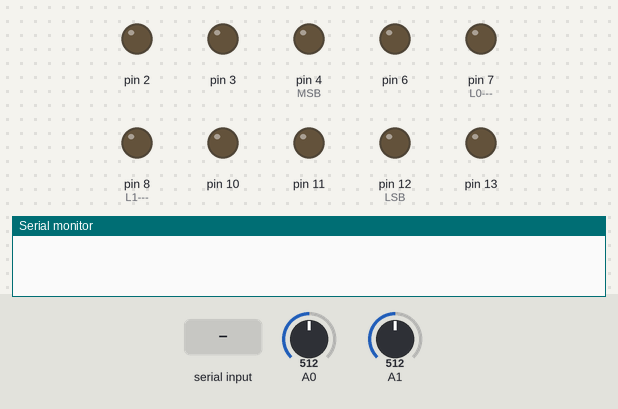
A sketch run on a simulated Arduino Uno, built with avr-gcc and run on an emulated ATmega328P. On the bench: output pins drawn as LEDs (lit = HIGH), the last lines printed to the serial monitor. The test bench sets the inputs (shaded band); at power-on: A1 = 512, A0 = 512. Pins used as bus, display or sensor lines are not drawn.

Above: at 1.2 s.
1.3 s: "VOUT2 \n" received over Serial
At 2.4 s:
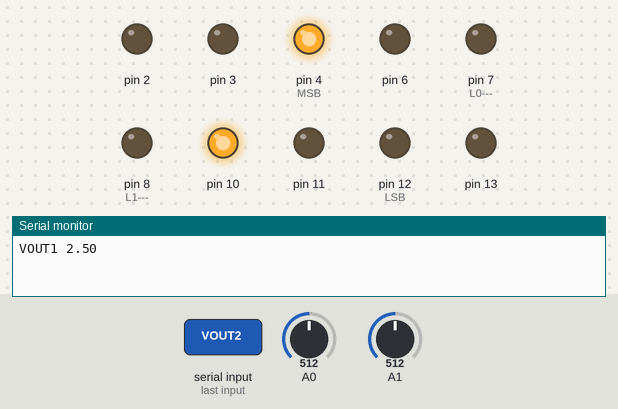
At 3.2 s:
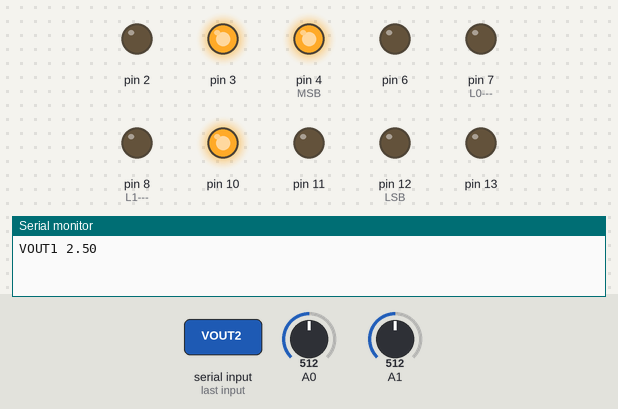
4.3 s: A1 set to 527
At 7.5 s:
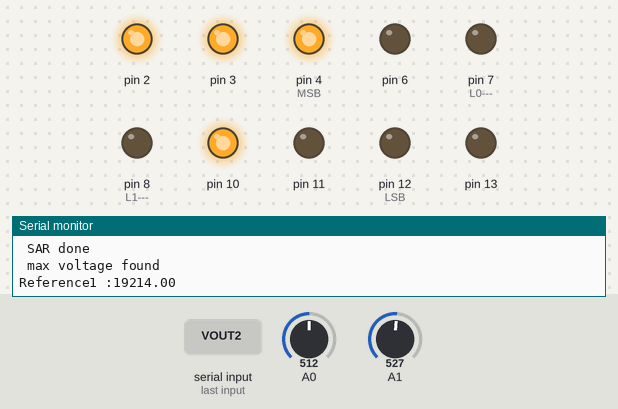
Timing chart, 0 to 9.0 s (numbered marks = the images above; inputs shaded):
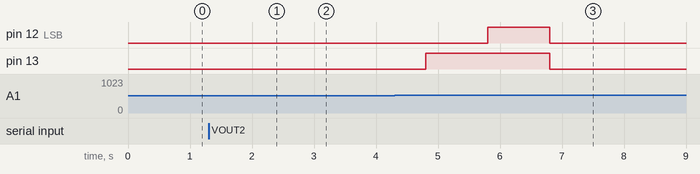

The sketch:

sar_new_pcb.ino
```cpp
//10 samples
//1 sensor
//with serial input

#include <TimerOne.h>
#include <PinChangeInterrupt.h>
#define NOP __asm__ __volatile__("nop\n\t");

float data1=0,data2=0;
float Vin= 5;
float vout1=0;
const byte rise_Pin = 9;

float Rsen1_arr[10]= {};
float Rsen2_arr[10]= {};
float Rsen3_arr[10]= {};
float Rref_arr[5] = {12000.0, 5621.0, 1493.00, 550.0, 199.7};

float Rref=0,temp1=0,temp2=0;
float Rref1=0;
float Rref2=0;
float Rref3=0;

int d[]={0,0,0,0,0}, pin_select[5]={};
int store_mat[5][5]={};
int ref1_pins[5] = {};
int ref2_pins[5] = {};
int ref3_pins[5] = {};

float vout1_ramp[10]={};
float vout2_ramp[10]={};

bool flag = true;
int check_bit=0,counter=0,ch=0,num=0;
int i=0;
const int a=2.25;
float T=1E-6;

void setup()
{
 //sensor pins
  pinMode(6,OUTPUT);
  pinMode(10,OUTPUT);
  pinMode(11,OUTPUT);
  //switch pins
  pinMode(2,OUTPUT);
  pinMode(3,OUTPUT);
  pinMode(4,OUTPUT);  //MSB
  pinMode(12,OUTPUT); //LSB
  pinMode(13,OUTPUT);
  //SnH pins
  pinMode(7,OUTPUT);    //L0--->ADC1-->A0
  pinMode(8,OUTPUT);    //L1--->ADC2-->A1
  //clock pins
  pinMode(9,OUTPUT);    //CLK
  pinMode(5,OUTPUT);    //CLKB

  pinMode(rise_Pin,LOW);

  //analogReference(EXTERNAL);
  Serial.begin(9600);


}

void(* resetFunc) (void) = 0; //declare reset function @ address 0

void loop()
{
  if(Serial.available())
  {
    while(flag==true)
    {
      digitalWrite(9,LOW);    //CLK
      digitalWrite(5,LOW);    //CLKB

      digitalWrite(7,LOW);   //sample the value for adc1
      digitalWrite(8,LOW);   //sample the value for adc2
      delay(500);

      data1 = analogRead(A0);

      vout1 = (data1*Vin)/1023.0;
      Serial.print("VOUT1 ");
      Serial.println(vout1);

      //First Sensor selection
      digitalWrite(11,LOW);
      digitalWrite(10,HIGH);
      digitalWrite(6,LOW);      //LSB for MC

      ch=0;
      Rref1 = reference_calculation(ch);
      Serial.print("Reference1 :");
      Serial.println(Rref1);

      pinset(ref1_pins);
      temp1= temp2-vout1;
      //float Rsen = Rref1*(vout1/temp1);
      //Serial.println(Rsen);
      delay(2000);
      Serial.println("Timer started");


      Timer1.initialize(55000);    //10Hz
      Timer1.attachInterrupt(timer_isr);
      flag = false;
    }

    if(check_bit==1)
    {
      int number=0;
      double sum=0;
      float cor = a*T*Rref1;
    for(int k=0;k<5;k++)
    {
      Serial.print(ref1_pins[k]);
    }
     // Timer1.detachInterrupt();
      delay(1000);
    //  Serial.println("Timer stopped");
      for(int i=0;i<10;i++)
      Serial.println(vout1_ramp[i]);
//      Serial.println("A1");
//      for(int i=0;i<10;i++)
//      Serial.println(vout2_ramp[i]);
      for(int a=0;a<10;a++)
      {
        if(vout1_ramp[a]>0.4)
        {
          Rsen1_arr[number]= Rref1*((vout1_ramp[a]-cor)/(vout2_ramp[a]-vout1_ramp[a]));
          sum+=Rsen1_arr[number];
          number++;
        }
        //Serial.println(sum);
      }
      float avg = sum/number;
      Serial.print("sensor value= ");
      Serial.println(avg);
      check_bit=0;
      //Timer1.restart();
      Serial.println(" RESET done");
    delay(1000);
    resetFunc();
    Serial.println(" Never should be printed");
    }


  }
}

float reference_calculation(int ch)
{
  float vout2=0;
  float vol_array[5]={};
  int count=0;
  int j=0;

  for(int i=0; i<5; i++)
  {
    d[i]=1;
    pinset(d);
//    for(int k=0;k<5;k++)
//    {
//      Serial.print(d[k]);
//    }
//    Serial.print(" R=");
//    float temp_res= res_calc(d);
//    Serial.println(temp_res);
    delay(1000);
    digitalWrite(8,LOW);   //sample the value for adc2
    data2 = analogRead(A1);

    vout2 = (data2*Vin)/1023.0;
//    Serial.print("VOUT2 ");
//    Serial.println(vout2);

      if(vout2>4.4)
      {
        d[i]=0;
        pinset(d);
      }
      else
      {
        vol_array[j]=vout2;
        store_array(d,count);
        count++;
        j++;
      }
  }
  Serial.println(" SAR done");

  //find best Refernce corresponding to highest voltage

  float maxm = vol_array[0];
  int index =0;
  for(int j=1;j<count;j++)
   {
    if (vol_array[j]>maxm )
    {
      maxm = vol_array[j];
      index = j;
    }

   }
   Serial.println(" max voltage found");
   temp2=maxm;
   for(int a=0;a<5;a++)
   {
    pin_select[a]=store_mat[index][a];
   }
   //pinset(pin_select);

   if(ch==0)
   {
     for(int a=0;a<5;a++)
     {
      ref1_pins[a]=pin_select[a];
     }
   }
   if(ch==1)
   {
    for(int a=0;a<5;a++)
     {
      ref2_pins[a]=pin_select[a];
     }
   }
   if(ch==2)
   {
    for(int a=0;a<5;a++)
     {
      ref3_pins[a]=pin_select[a];
     }
   }
   Rref = res_calc(pin_select);

   memset(d,0,sizeof(d));

//   Serial.println("D array after loop");
//   for(int k=0;k<5;k++)
//    {
//      Serial.print(d[k]);
//    }
   memset(pin_select,0,sizeof(pin_select));
   memset(store_mat,0,sizeof(store_mat));
   memset(vol_array,0,sizeof(vol_array));


   return(Rref);

}

void store_array(int d[],int c)
{
  for(int i=0;i<5;i++)
  {
    store_mat[c][i]=d[i];
  }
}


void pinset(int d[])
{
    digitalWrite(12, d[4]);    //LSB -->DO
    digitalWrite(13, d[3]);     //D1
    digitalWrite(2, d[2]);      //D2
    digitalWrite(3, d[1]);      //D3
    digitalWrite(4,d[0]);       //D4

}

float res_calc(int pin_select[])
{
  float temp=0;
  for(int k=0;k<5;k++)
  {
    if(pin_select[k]==1)
    {
      temp+= Rref_arr[k];
    }
  }
  temp=temp+100.0;
  return(temp);
}


void timer_isr()
{

  if(counter<10)
  {
    digitalWrite(9,HIGH);
    digitalWrite(5,HIGH);
    //140us
    digitalWrite(7,LOW);   //sample the value for adc1
    digitalWrite(8,LOW);   //sample the value for adc2
    digitalWrite(7,LOW);   //sample the value for adc1
    digitalWrite(8,LOW);   //sample the value for adc2
    digitalWrite(7,LOW);   //sample the value for adc1
    digitalWrite(8,LOW);   //sample the value for adc2
    digitalWrite(7,LOW);   //sample the value for adc1
    digitalWrite(8,LOW);   //sample the value for adc2
    digitalWrite(7,LOW);   //sample the value for adc1
    digitalWrite(8,LOW);   //sample the value for adc2
    digitalWrite(7,LOW);   //sample the value for adc1
    digitalWrite(8,LOW);   //sample the value for adc2
    digitalWrite(7,LOW);   //sample the value for adc1
    digitalWrite(8,LOW);   //sample the value for adc2
    digitalWrite(7,LOW);   //sample the value for adc1
    digitalWrite(8,LOW);   //sample the value for adc2
    digitalWrite(7,LOW);   //sample the value for adc1
    digitalWrite(8,LOW);   //sample the value for adc2
    digitalWrite(7,LOW);   //sample the value for adc1
    digitalWrite(8,LOW);   //sample the value for adc2
    digitalWrite(7,LOW);   //sample the value for adc1
    digitalWrite(8,LOW);   //sample the value for adc2
    digitalWrite(7,LOW);   //sample the value for adc1
    digitalWrite(8,LOW);   //sample the value for adc2
    digitalWrite(7,LOW);   //sample the value for adc1
    digitalWrite(8,LOW);   //sample the value for adc2
    digitalWrite(7,LOW);   //sample the value for adc1
    digitalWrite(8,LOW);   //sample the value for adc2
    digitalWrite(7,LOW);   //sample the value for adc1
    digitalWrite(8,LOW);   //sample the value for adc2
    digitalWrite(7,LOW);   //sample the value for adc1
    digitalWrite(8,LOW);   //sample the value for adc2
    digitalWrite(7,LOW);   //sample the value for adc1
    digitalWrite(8,LOW);   //sample the value for adc2
    digitalWrite(7,LOW);   //sample the value for adc1
    digitalWrite(8,LOW);   //sample the value for adc2
    digitalWrite(7,LOW);   //sample the value for adc1
    digitalWrite(8,LOW);   //sample the value for adc2
    digitalWrite(7,LOW);   //sample the value for adc1
    digitalWrite(8,LOW);   //sample the value for adc2
    //NOP;
    digitalWrite(7,HIGH);    //hold
    digitalWrite(8,HIGH);    //hold
    data1 = analogRead(A0);
    data2= analogRead(A1);
    vout1_ramp[i] = (data1*Vin)/1023.0;
    vout2_ramp[i]=(data2*Vin)/1023.0;
    counter++;
    i++;

   }
    if(counter==10)
    {
      digitalWrite(9,LOW);
      digitalWrite(5,LOW);

      check_bit=1;
      counter =0;
      i=0;
//      if(ch==0)     //second sensor and pin selsction
//      {
//        pinset(ref2_pins);
//        digitalWrite(10,LOW);
//        digitalWrite(6,HIGH);
//        ch++;
//      }
//      else if(ch==1)    //third sensor and pin selection
//      {
//        pinset(ref3_pins);
//        digitalWrite(10,HIGH);
//        digitalWrite(6,LOW);
//        ch++;
//      }
//      else if(ch==2)      //go to main loop
//      {
//        check_bit=1;
//      }
    }

  }
```

Measured:
- the behaviour switches between 512 and 513 on A1 (found by bisection; images 2 and 3)
- after the input at 1.3 s, pin 2: LOW → HIGH after 2.5 s; pin 3: LOW → HIGH after 1.5 s; pin 4 (MSB), pin 10: LOW → HIGH after 0.50 s
- after the input at 4.3 s, pin 2, pin 3: stays HIGH (without the input it goes to LOW after 2.5 s)
